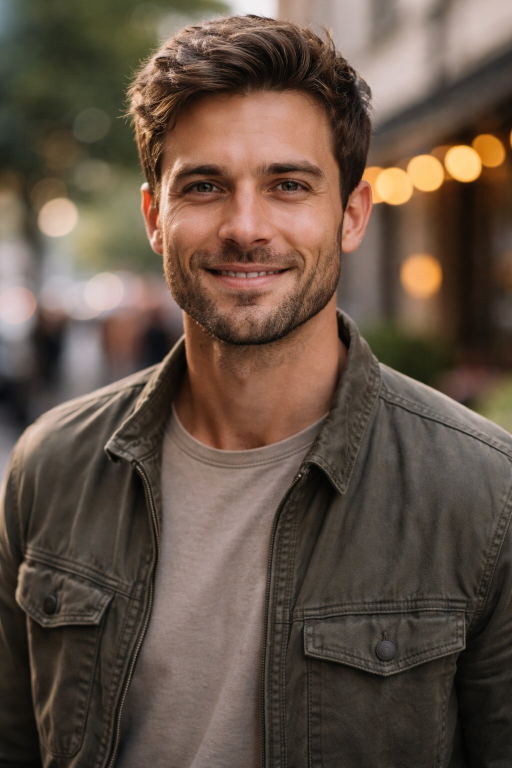
#> input picture web/uploads/0413ceca-7629-4205-bd47-e063a71b9cf0_ChatGPT_Image_Feb_6_2026_12_47_40_PM.jpg, 1024 x 1536 px (shown at 1/2 size)
$ python statistical_detector.py ../../web/uploads/0413ceca-7629-4205-bd47-e063a71b9cf0_ChatGPT_Image_Feb_6_2026_12_47_40_PM.jpg   (older library calls are emulated)
#> lines starting #> are read from the running program, lines starting #| are printed output that depends on the picture
### src/extraction/image_signals.py
"""
DeepFake Detection System - Image Signal Extraction
Layer 2: Signal Extraction (Forensics)

This module implements forensic signal extractors for images:
- Frequency domain analysis (FFT, DCT)
- Texture entropy analysis
- Edge gradient analysis
- PRNU noise pattern extraction (stub)
- Diffusion residue detection
"""

import numpy as np
from typing import Dict, Any, Tuple, Optional
from dataclasses import dataclass

try:
    import cv2

    CV2_AVAILABLE = True
except ImportError:
    CV2_AVAILABLE = False


@dataclass
class ImageSignals:
    """Container for extracted image forensic signals."""

    # Frequency domain
    fft_magnitude_mean: float
    fft_magnitude_std: float
    fft_high_freq_ratio: float  # Ratio of high-frequency energy
    dct_coefficient_stats: Dict[str, float]

    # Texture
    entropy_mean: float
    entropy_std: float
    entropy_patches: np.ndarray  # Per-patch entropy map

    # Edge
    edge_gradient_mean: float
    edge_gradient_std: float
    edge_smoothness_score: float  # Higher = more synthetic-like smoothing

    # PRNU (placeholder)
    prnu_correlation: Optional[float]  # Requires camera fingerprint database

    # Diffusion artifacts
    diffusion_residue_score: float  # Checkerboard/grid patterns

    # [14 lines left out: function to_dict, not called in this run]


class ImageSignalExtractor:
    """
    Extracts forensic signals from images.

    These signals are sub-perceptual and designed to detect
    artifacts left by generative models.
    """

    def __init__(self):
        if not CV2_AVAILABLE:
            raise ImportError("OpenCV required: pip install opencv-python")

    def extract_all(self, image_path: str) -> ImageSignals:
        """
        Extract all forensic signals from an image.

        Args:
            image_path: Path to the image file

        Returns:
            ImageSignals dataclass with all extracted features
        """
        # Load image
        img = cv2.imread(image_path)
        if img is None:
            raise ValueError(f"Failed to load image: {image_path}")

        gray = cv2.cvtColor(img, cv2.COLOR_BGR2GRAY)

        # Extract all signals
        fft_features = self._extract_fft_features(gray)
        dct_features = self._extract_dct_features(gray)
        entropy_features = self._extract_entropy_features(gray)
        edge_features = self._extract_edge_features(gray)
        diffusion_score = self._detect_diffusion_artifacts(gray)

        return ImageSignals(
            fft_magnitude_mean=fft_features["magnitude_mean"],
            fft_magnitude_std=fft_features["magnitude_std"],
            fft_high_freq_ratio=fft_features["high_freq_ratio"],
            dct_coefficient_stats=dct_features,
            entropy_mean=entropy_features["mean"],
            entropy_std=entropy_features["std"],
            entropy_patches=entropy_features["patches"],
            edge_gradient_mean=edge_features["gradient_mean"],
            edge_gradient_std=edge_features["gradient_std"],
            edge_smoothness_score=edge_features["smoothness"],
            prnu_correlation=None,  # Requires camera database
            diffusion_residue_score=diffusion_score,
        )

    def _extract_fft_features(self, gray: np.ndarray) -> Dict[str, float]:
        """
        Extract FFT-based frequency domain features.

        Generative models often leave subtle periodic artifacts
        in the frequency domain.
        """
        # Compute 2D FFT
        f = np.fft.fft2(gray.astype(np.float32))
        fshift = np.fft.fftshift(f)
        magnitude = np.log1p(np.abs(fshift))

        # Overall statistics
        magnitude_mean = np.mean(magnitude)
        magnitude_std = np.std(magnitude)

        # High-frequency ratio
        h, w = magnitude.shape
        center_h, center_w = h // 2, w // 2
        radius = min(h, w) // 4

        # Create mask for low-frequency center
        y, x = np.ogrid[:h, :w]
        mask = (x - center_w) ** 2 + (y - center_h) ** 2 <= radius**2

        low_freq_energy = np.sum(magnitude[mask])
        high_freq_energy = np.sum(magnitude[~mask])
        total_energy = low_freq_energy + high_freq_energy

        high_freq_ratio = high_freq_energy / total_energy if total_energy > 0 else 0

        return {
            "magnitude_mean": magnitude_mean,
            "magnitude_std": magnitude_std,
            "high_freq_ratio": high_freq_ratio,
        }

    def _extract_dct_features(self, gray: np.ndarray) -> Dict[str, float]:
        """
        Extract DCT (Discrete Cosine Transform) features.

        DCT is used in JPEG compression and can reveal
        compression-related artifacts.
        """
        # Resize to multiple of 8 for block DCT
        h, w = gray.shape
        h_new = (h // 8) * 8
        w_new = (w // 8) * 8
        gray_resized = cv2.resize(gray, (w_new, h_new))

        # Compute DCT on 8x8 blocks
        dct_blocks = []
        for i in range(0, h_new, 8):
            for j in range(0, w_new, 8):
                block = gray_resized[i : i + 8, j : j + 8].astype(np.float32)
                dct_block = cv2.dct(block)
                dct_blocks.append(dct_block)

        dct_all = np.array(dct_blocks)

        # Extract statistics
        dc_components = dct_all[:, 0, 0]
        ac_components = dct_all[:, 1:, 1:].flatten()

        return {
            "dc_mean": float(np.mean(dc_components)),
            "dc_std": float(np.std(dc_components)),
            "ac_mean": float(np.mean(np.abs(ac_components))),
            "ac_std": float(np.std(ac_components)),
            "ac_energy": float(np.sum(ac_components**2)),
        }

    def _extract_entropy_features(
        self, gray: np.ndarray, patch_size: int = 32
    ) -> Dict[str, Any]:
        """
        Extract patch-level texture entropy.

        Synthetic images often have lower entropy in texture regions
        due to over-smooth generation.
        """
        h, w = gray.shape
        entropies = []

        for i in range(0, h - patch_size, patch_size):
            row_entropies = []
            for j in range(0, w - patch_size, patch_size):
                patch = gray[i : i + patch_size, j : j + patch_size]

                # Compute histogram entropy
                hist, _ = np.histogram(patch, bins=256, range=(0, 256))
                hist = hist / hist.sum()
                hist = hist[hist > 0]  # Remove zeros for log
                entropy = -np.sum(hist * np.log2(hist))

                row_entropies.append(entropy)
            entropies.append(row_entropies)

        entropy_map = np.array(entropies)

        return {
            "mean": np.mean(entropy_map),
            "std": np.std(entropy_map),
            "patches": entropy_map,
        }

    def _extract_edge_features(self, gray: np.ndarray) -> Dict[str, float]:
        """
        Extract edge gradient features.

        Generative models often produce over-smooth edges
        compared to real camera images.
        """
        # Sobel gradients
        grad_x = cv2.Sobel(gray, cv2.CV_64F, 1, 0, ksize=3)
        grad_y = cv2.Sobel(gray, cv2.CV_64F, 0, 1, ksize=3)

        gradient_magnitude = np.sqrt(grad_x**2 + grad_y**2)

        # Canny edges for comparison
        edges = cv2.Canny(gray, 50, 150)
        edge_pixels = gradient_magnitude[edges > 0]

        # Smoothness score: lower gradient variance at edges = smoother
        if len(edge_pixels) > 0:
            smoothness = 1.0 / (np.std(edge_pixels) + 1e-6)
        else:
            smoothness = 0.0

        return {
            "gradient_mean": np.mean(gradient_magnitude),
            "gradient_std": np.std(gradient_magnitude),
            "smoothness": min(smoothness, 100.0),  # Cap for normalization
        }

    def _detect_diffusion_artifacts(self, gray: np.ndarray) -> float:
        """
        Detect diffusion model artifacts (checkerboard patterns).

        Diffusion upsampling can leave periodic grid patterns
        in the high-frequency components.
        """
        # High-pass filter to isolate high-frequency noise
        kernel = np.array([[-1, -1, -1], [-1, 8, -1], [-1, -1, -1]], dtype=np.float32)
        high_pass = cv2.filter2D(gray.astype(np.float32), -1, kernel)

        # Compute FFT of high-pass result
        f = np.fft.fft2(high_pass)
        fshift = np.fft.fftshift(f)
        magnitude = np.abs(fshift)

        h, w = magnitude.shape
        center_h, center_w = h // 2, w // 2

        # Look for peaks at specific grid frequencies
        # Checkerboard pattern creates peaks at (h/2, 0), (0, w/2), etc.
        grid_positions = [
            (center_h, 0),
            (center_h, w - 1),
            (0, center_w),
            (h - 1, center_w),
            (center_h + h // 4, center_w + w // 4),
            (center_h - h // 4, center_w - w // 4),
        ]

        grid_energy = sum(
            magnitude[max(0, min(p[0], h - 1)), max(0, min(p[1], w - 1))]
            for p in grid_positions
        )

        total_energy = np.sum(magnitude)

        # Normalize score
        score = grid_energy / (total_energy + 1e-6) * 1000

        return min(score, 100.0)


# ============================================================
# CLI Interface
# ============================================================

# [23 lines that do not run on import are left out]

### src/modeling/base.py
"""
DeepFake Detection System - Base Model Interface
Layer 3: Modeling (Ensemble Architecture)

This module defines the base interface for all detection models
and common utilities for model outputs.
"""

from abc import ABC, abstractmethod
from dataclasses import dataclass, field
from typing import Dict, Any, List, Optional, Tuple
import numpy as np


@dataclass
class ModelPrediction:
    """
    Standard output format for all detection models.

    Per Layer 6 specification: Never output binary labels.
    All outputs are probabilistic with confidence intervals.
    """

    # Core prediction
    authenticity_score: float  # 0-100 scale (100 = definitely real)
    synthetic_probability: float  # 0.0-1.0 probability of being synthetic

    # Confidence
    confidence_lower: float  # Lower bound of confidence interval
    confidence_upper: float  # Upper bound of confidence interval
    confidence_level: float  # e.g., 0.95 for 95% CI

    # Attribution
    feature_attributions: Dict[str, float]  # Which features drove the decision

    # Model metadata
    model_name: str
    model_version: str

    # Optional
    known_model_match: Optional[str] = None  # e.g., "stable-diffusion-xl"
    known_model_confidence: float = 0.0

    def to_dict(self) -> Dict[str, Any]:
        return {
            "authenticity_score": float(self.authenticity_score),
            "synthetic_probability": float(self.synthetic_probability),
            "confidence_interval": {
                "lower": float(self.confidence_lower),
                "upper": float(self.confidence_upper),
                "level": float(self.confidence_level),
            },
            "feature_attributions": {
                k: float(v) for k, v in self.feature_attributions.items()
            },
            "model_name": self.model_name,
            "model_version": self.model_version,
            "known_model_match": self.known_model_match,
            "known_model_confidence": float(self.known_model_confidence),
        }


@dataclass
class EnsemblePrediction:
    """
    Aggregated prediction from the full ensemble.
    """

    # Aggregated scores
    final_authenticity_score: float  # Weighted ensemble score
    final_synthetic_probability: float

    # Confidence
    ensemble_confidence: float  # Agreement between models
    confidence_lower: float
    confidence_upper: float

    # Individual model predictions
    model_predictions: List[ModelPrediction]

    # OOD detection - INVARIANT 4: tri-state (True/False/None)
    is_out_of_distribution: Optional[bool]  # None = not evaluated
    ood_score: Optional[float]  # None = not computed, higher = more OOD

    # Source identification
    likely_source: Optional[str]  # e.g., "midjourney-v5"
    source_confidence: float

    # Modification detection
    modification_likelihood: float  # Probability of post-processing
    detected_modifications: List[str]

    # [23 lines left out: function to_dict, not called in this run]


class BaseDetector(ABC):
    """
    Abstract base class for all detection models.

    All detectors must implement:
    - predict(): Return probabilistic prediction
    - get_feature_vector(): Return extracted features
    """

    # [43 lines left out: functions name, version, supported_media_types, predict, get_feature_vector, not called in this run]

    def compute_confidence_interval(
        self, probability: float, n_samples: int = 100, confidence_level: float = 0.95
    ) -> Tuple[float, float]:
        """
        Compute confidence interval using Wilson score interval.

        Args:
            probability: Point estimate of probability
            n_samples: Effective sample size (for calibration)
            confidence_level: Desired confidence level

        Returns:
            (lower_bound, upper_bound)
        """
        from scipy import stats

        z = stats.norm.ppf((1 + confidence_level) / 2)

        # Wilson score interval
        denominator = 1 + z**2 / n_samples
        center = (probability + z**2 / (2 * n_samples)) / denominator
        margin = (
            z
            * np.sqrt(
                (probability * (1 - probability) + z**2 / (4 * n_samples)) / n_samples
            )
            / denominator
        )

        lower = max(0.0, center - margin)
        upper = min(1.0, center + margin)

        return lower, upper


class FeatureNormalizer:
    """Normalize features for ensemble consistency."""

    # [21 lines left out: functions __init__, fit, transform, fit_transform, not called in this run]

### src/modeling/statistical_detector.py
"""
DeepFake Detection System - Statistical Baseline Detector
Layer 3: Modeling (Ensemble Architecture)

Non-neural-network baseline using classical ML on forensic features.
This serves as a sanity check and provides interpretable outputs.
"""

import numpy as np
from typing import Dict, List, Optional, Any
import json
import os
import pickle

from .base import BaseDetector, ModelPrediction

# Import signal extractors
import sys

sys.path.insert(0, os.path.join(os.path.dirname(__file__), ".."))
from extraction.image_signals import ImageSignalExtractor, ImageSignals


class StatisticalBaselineDetector(BaseDetector):
    """
    Statistical baseline detector using classical ML.

    Uses features from Layer 2 signal extractors with
    a simple classifier (logistic regression or SVM).

    This is intentionally simple to:
    1. Provide interpretable baseline
    2. Catch obvious cases NN might miss
    3. Sanity check NN predictions
    """

    def __init__(self, model_path: Optional[str] = None):
        """
        Args:
            model_path: Path to saved model weights (optional)
        """
        self.image_extractor = ImageSignalExtractor()
        self.weights: Optional[np.ndarray] = None
        self.bias: float = 0.0
        self.feature_names: List[str] = []
        self.trained = False

        if model_path and os.path.exists(model_path):
            self.load(model_path)

    @property
    def name(self) -> str:
        return "statistical_baseline"

    @property
    def version(self) -> str:
        return "1.0.0"

    @property
    def supported_media_types(self) -> List[str]:
        return ["image"]  # Extend for video/audio as needed

    def extract_features(self, input_path: str) -> Dict[str, float]:
        """
        Extract forensic features from input.

        Returns dictionary of named features for interpretability.
        """
        signals = self.image_extractor.extract_all(input_path)
#> in extract_all, img is the input picture: shape (1536, 1024, 3); mean B, G, R 69.5, 82.3, 99.3
#> in extract_all, `gray = cv2.cvtColor(img, cv2.COLOR_BGR2GRAY)`:
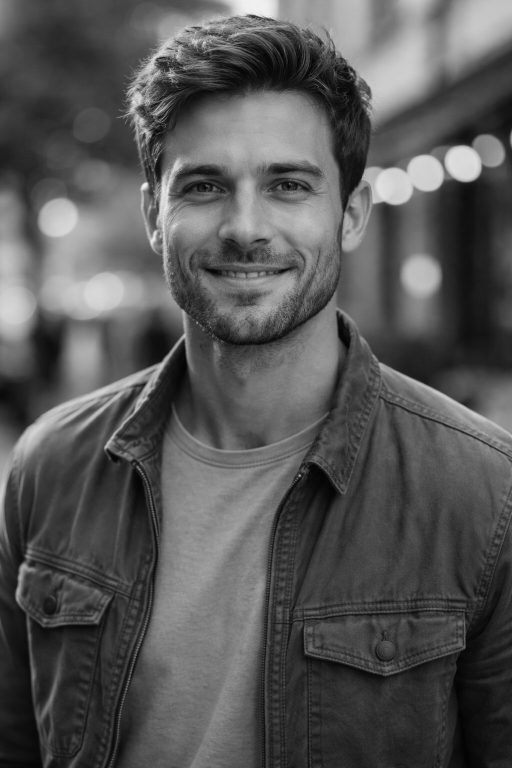
#> gray: shape (1536, 1024) (shown at 1/2 size); min 0, max 244, mean 85.9
#> in _extract_fft_features, `magnitude = np.log1p(np.abs(fshift))`:
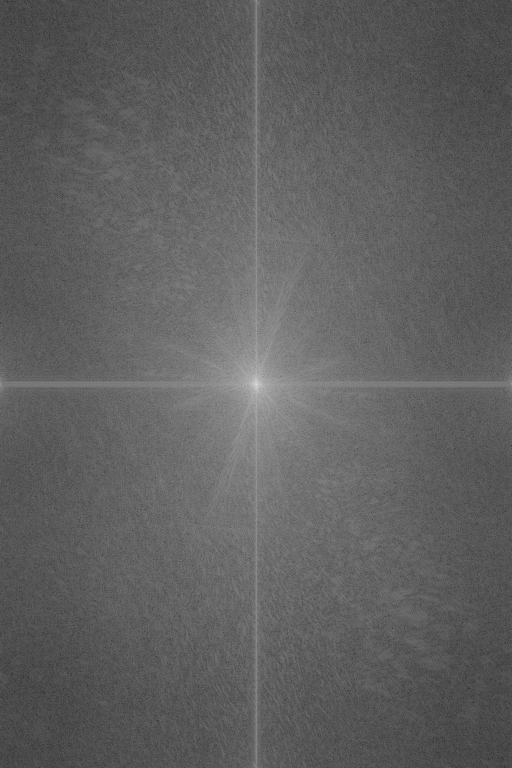
#> magnitude: shape (1536, 1024) float64 (shown at 1/2 size); min 1.31, max 18.72, mean 7.88; drawn with min black and max white
#> in _extract_fft_features, `magnitude_mean = np.mean(magnitude)`: magnitude_mean = 7.88
#> in _extract_fft_features, `magnitude_std = np.std(magnitude)`: magnitude_std = 1.19
#> in _extract_fft_features, `low_freq_energy = np.sum(magnitude[mask])`: low_freq_energy = 1985764.8
#> in _extract_fft_features, `high_freq_energy = np.sum(magnitude[~mask])`: high_freq_energy = 10401043
#> in _extract_fft_features, `total_energy = low_freq_energy + high_freq_energy`: total_energy = 12386807.8
#> in _extract_fft_features, `high_freq_ratio = high_freq_energy / total_energy if total_energy > 0 ..`: high_freq_ratio = 0.84
#> in extract_all, `fft_features = self._extract_fft_features(gray)`: fft_features = {'magnitude_mean': 7.88, 'magnitude_std': 1.19, 'high_freq_ratio': 0.84}
#> after the loop in _extract_dct_features, `for i in range(0, h_new, 8):`: dct_blocks = 24576 items
#> in extract_all, `dct_features = self._extract_dct_features(gray)`: dct_features = {'dc_mean': 687.4, 'dc_std': 379.4, 'ac_mean': 1.12, 'ac_std': 4.5, 'ac_energy': 24409496}
#> after the loop in _extract_entropy_features, `for i in range(0, h - patch_size, patch_size):`:
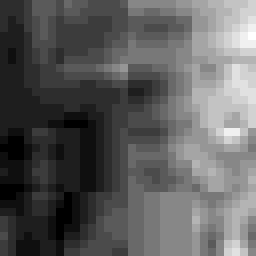
#> patch: shape (32, 32) (shown 8 times larger); min 13, max 30, mean 19.2; drawn with min black and max white
#> after the loop in _extract_entropy_features, `for i in range(0, h - patch_size, patch_size):`: entropies = 47 items
#> in _extract_entropy_features, `entropy_map = np.array(entropies)`:
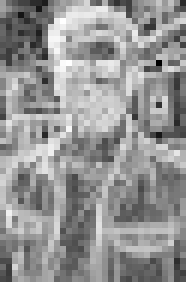
#> entropy_map: shape (47, 31) float64 (shown 6 times larger); min 2.1, max 7.44, mean 5.2; drawn with min black and max white
#> in extract_all, `entropy_features = self._extract_entropy_features(gray)`: entropy_features = 3 items
#> in _extract_edge_features, `grad_x = cv2.Sobel(gray, cv2.CV_64F, 1, 0, ksize=3)`:
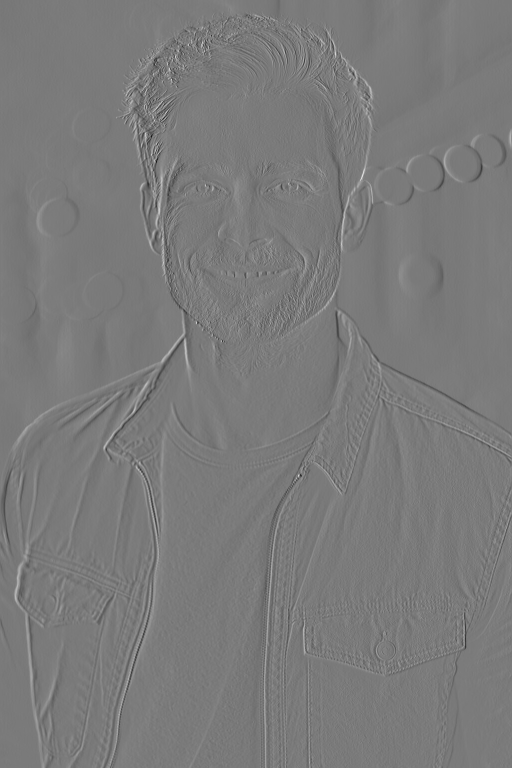
#> grad_x: shape (1536, 1024) float64 (shown at 1/2 size); min -477, max 513, mean -0.2; drawn with min black and max white
#> (the rest of the program and of its run is left out)
